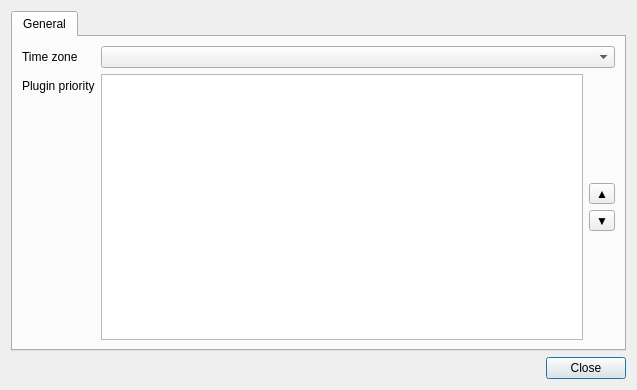
<?xml version="1.0" encoding="UTF-8"?>
<ui version="4.0">
 <class>Dialog</class>
 <widget class="QDialog" name="Dialog">
  <property name="geometry">
   <rect>
    <x>0</x>
    <y>0</y>
    <width>637</width>
    <height>390</height>
   </rect>
  </property>
  <property name="windowTitle">
   <string>Dialog</string>
  </property>
  <layout class="QVBoxLayout" name="verticalLayout">
   <item>
    <widget class="QTabWidget" name="tabWidget">
     <property name="currentIndex">
      <number>0</number>
     </property>
     <widget class="QWidget" name="generalOptions">
      <attribute name="title">
       <string>General</string>
      </attribute>
      <layout class="QFormLayout" name="formLayout_2">
       <property name="fieldGrowthPolicy">
        <enum>QFormLayout::AllNonFixedFieldsGrow</enum>
       </property>
       <item row="0" column="0">
        <widget class="QLabel" name="testLabel">
         <property name="text">
          <string>Time zone</string>
         </property>
        </widget>
       </item>
       <item row="0" column="1">
        <widget class="QComboBox" name="timezone">
         <item>
          <property name="text">
           <string/>
          </property>
         </item>
         <item>
          <property name="text">
           <string>Acre Time (ACT) UTC-05:00</string>
          </property>
         </item>
         <item>
          <property name="text">
           <string>Afghanistan Time (AFT) UTC+04:30</string>
          </property>
         </item>
         <item>
          <property name="text">
           <string>AIX specific equivalent of Central European Time (DFT) UTC+01:00</string>
          </property>
         </item>
         <item>
          <property name="text">
           <string>Alaska Daylight Time (AKDT) UTC-08:00</string>
          </property>
         </item>
         <item>
          <property name="text">
           <string>Alaska Standard Time (AKST) UTC-09:00</string>
          </property>
         </item>
         <item>
          <property name="text">
           <string>Amazon Summer Time (Brazil) (AMST) UTC-03:00</string>
          </property>
         </item>
         <item>
          <property name="text">
           <string>Amazon Time (Brazil) (AMT) UTC-04:00</string>
          </property>
         </item>
         <item>
          <property name="text">
           <string>Arabia Standard Time (AST) UTC+03:00</string>
          </property>
         </item>
         <item>
          <property name="text">
           <string>Argentina Time (ART) UTC-03:00</string>
          </property>
         </item>
         <item>
          <property name="text">
           <string>Armenia Time (AMT) UTC+04:00</string>
          </property>
         </item>
         <item>
          <property name="text">
           <string>Atlantic Daylight Time (ADT) UTC-03:00</string>
          </property>
         </item>
         <item>
          <property name="text">
           <string>Atlantic Standard Time (AST) UTC-04:00</string>
          </property>
         </item>
         <item>
          <property name="text">
           <string>Australian Central Daylight Savings Time (ACDT) UTC+10:30</string>
          </property>
         </item>
         <item>
          <property name="text">
           <string>Australian Central Standard Time (ACST) UTC+09:30</string>
          </property>
         </item>
         <item>
          <property name="text">
           <string>Australian Eastern Daylight Savings Time (AEDT) UTC+11:00</string>
          </property>
         </item>
         <item>
          <property name="text">
           <string>Australian Eastern Standard Time (AEST) UTC+10:00</string>
          </property>
         </item>
         <item>
          <property name="text">
           <string>Australian Western Standard Time (AWST) UTC+08:00</string>
          </property>
         </item>
         <item>
          <property name="text">
           <string>Azerbaijan Time (AZT) UTC+04:00</string>
          </property>
         </item>
         <item>
          <property name="text">
           <string>Azores Standard Time (AZOT) UTC-01:00</string>
          </property>
         </item>
         <item>
          <property name="text">
           <string>Azores Summer Time (AZOST) UTC+00:00</string>
          </property>
         </item>
         <item>
          <property name="text">
           <string>Baker Island Time (BIT) UTC-12:00</string>
          </property>
         </item>
         <item>
          <property name="text">
           <string>Bangladesh Standard Time (BST) UTC+06:00</string>
          </property>
         </item>
         <item>
          <property name="text">
           <string>Bhutan Time (BTT) UTC+06:00</string>
          </property>
         </item>
         <item>
          <property name="text">
           <string>Bolivia Time (BOT) UTC-04:00</string>
          </property>
         </item>
         <item>
          <property name="text">
           <string>Bougainville Standard Time (BST) UTC+11:00</string>
          </property>
         </item>
         <item>
          <property name="text">
           <string>Brasilia Summer Time (BRST) UTC-02:00</string>
          </property>
         </item>
         <item>
          <property name="text">
           <string>Brasilia Time (BRT) UTC-03:00</string>
          </property>
         </item>
         <item>
          <property name="text">
           <string>British Indian Ocean Time (BIOT) UTC+06:00</string>
          </property>
         </item>
         <item>
          <property name="text">
           <string>Brunei Time (BDT) UTC+08:00</string>
          </property>
         </item>
         <item>
          <property name="text">
           <string>Cape Verde Time (CVT) UTC-01:00</string>
          </property>
         </item>
         <item>
          <property name="text">
           <string>Central Africa Time (CAT) UTC+02:00</string>
          </property>
         </item>
         <item>
          <property name="text">
           <string>Central Daylight Time (North America) (CDT) UTC-05:00</string>
          </property>
         </item>
         <item>
          <property name="text">
           <string>Central European Summer Time (Cf. HAEC) (CEST) UTC+02:00</string>
          </property>
         </item>
         <item>
          <property name="text">
           <string>Central European Time (CET) UTC+01:00</string>
          </property>
         </item>
         <item>
          <property name="text">
           <string>Central Indonesia Time (CIT) UTC+08:00</string>
          </property>
         </item>
         <item>
          <property name="text">
           <string>Central Standard Time (Australia) (ACST) UTC+09:30</string>
          </property>
         </item>
         <item>
          <property name="text">
           <string>Central Standard Time (North America) (CST) UTC-06:00</string>
          </property>
         </item>
         <item>
          <property name="text">
           <string>Central Summer Time (Australia) (ACDT) UTC+10:30</string>
          </property>
         </item>
         <item>
          <property name="text">
           <string>Central Western Standard Time (Australia) unofficial (CWST) UTC+08:45</string>
          </property>
         </item>
         <item>
          <property name="text">
           <string>Chamorro Standard Time (CHST) UTC+10:00</string>
          </property>
         </item>
         <item>
          <property name="text">
           <string>Chatham Daylight Time (CHADT) UTC+13:45</string>
          </property>
         </item>
         <item>
          <property name="text">
           <string>Chatham Standard Time (CHAST) UTC+12:45</string>
          </property>
         </item>
         <item>
          <property name="text">
           <string>Chile Standard Time (CLT) UTC-04:00</string>
          </property>
         </item>
         <item>
          <property name="text">
           <string>Chile Summer Time (CLST) UTC-03:00</string>
          </property>
         </item>
         <item>
          <property name="text">
           <string>China Standard Time (CST) UTC+08:00</string>
          </property>
         </item>
         <item>
          <property name="text">
           <string>China time (CT) UTC+08:00</string>
          </property>
         </item>
         <item>
          <property name="text">
           <string>Choibalsan Standard Time (CHOT) UTC+08:00</string>
          </property>
         </item>
         <item>
          <property name="text">
           <string>Choibalsan Summer Time (CHOST) UTC+09:00</string>
          </property>
         </item>
         <item>
          <property name="text">
           <string>Christmas Island Time (CXT) UTC+07:00</string>
          </property>
         </item>
         <item>
          <property name="text">
           <string>Chuuk Time (CHUT) UTC+10:00</string>
          </property>
         </item>
         <item>
          <property name="text">
           <string>Clipperton Island Standard Time (CIST) UTC-08:00</string>
          </property>
         </item>
         <item>
          <property name="text">
           <string>Cocos Islands Time (CCT) UTC+06:30</string>
          </property>
         </item>
         <item>
          <property name="text">
           <string>Colombia Summer Time (COST) UTC-04:00</string>
          </property>
         </item>
         <item>
          <property name="text">
           <string>Colombia Time (COT) UTC-05:00</string>
          </property>
         </item>
         <item>
          <property name="text">
           <string>Cook Island Time (CKT) UTC-10:00</string>
          </property>
         </item>
         <item>
          <property name="text">
           <string>Coordinated Universal Time (UTC) UTC+00:00</string>
          </property>
         </item>
         <item>
          <property name="text">
           <string>Cuba Daylight Time (CDT) UTC-04:00</string>
          </property>
         </item>
         <item>
          <property name="text">
           <string>Cuba Standard Time (CST) UTC-05:00</string>
          </property>
         </item>
         <item>
          <property name="text">
           <string>Davis Time (DAVT) UTC+07:00</string>
          </property>
         </item>
         <item>
          <property name="text">
           <string>Dumont d'Urville Time (DDUT) UTC+10:00</string>
          </property>
         </item>
         <item>
          <property name="text">
           <string>East Africa Time (EAT) UTC+03:00</string>
          </property>
         </item>
         <item>
          <property name="text">
           <string>Easter Island Standard Time (EAST) UTC-06:00</string>
          </property>
         </item>
         <item>
          <property name="text">
           <string>Easter Island Summer Time (EASST) UTC-05:00</string>
          </property>
         </item>
         <item>
          <property name="text">
           <string>Eastern Caribbean Time (ECT) UTC-04:00</string>
          </property>
         </item>
         <item>
          <property name="text">
           <string>Eastern Daylight Time (North America) (EDT) UTC-04:00</string>
          </property>
         </item>
         <item>
          <property name="text">
           <string>Eastern European Summer Time (EEST) UTC+03:00</string>
          </property>
         </item>
         <item>
          <property name="text">
           <string>Eastern European Time (EET) UTC+02:00</string>
          </property>
         </item>
         <item>
          <property name="text">
           <string>Eastern Greenland Summer Time (EGST) UTC+00:00</string>
          </property>
         </item>
         <item>
          <property name="text">
           <string>Eastern Greenland Time (EGT) UTC-01:00</string>
          </property>
         </item>
         <item>
          <property name="text">
           <string>Eastern Indonesian Time (EIT) UTC+09:00</string>
          </property>
         </item>
         <item>
          <property name="text">
           <string>Eastern Standard Time (Australia) (AEST) UTC+10:00</string>
          </property>
         </item>
         <item>
          <property name="text">
           <string>Eastern Standard Time (North America) (EST) UTC-05:00</string>
          </property>
         </item>
         <item>
          <property name="text">
           <string>Eastern Summer Time (Australia) (AEDT) UTC+11:00</string>
          </property>
         </item>
         <item>
          <property name="text">
           <string>Ecuador Time (ECT) UTC-05:00</string>
          </property>
         </item>
         <item>
          <property name="text">
           <string>Falkland Islands Summer Time (FKST) UTC-03:00</string>
          </property>
         </item>
         <item>
          <property name="text">
           <string>Falkland Islands Time (FKT) UTC-04:00</string>
          </property>
         </item>
         <item>
          <property name="text">
           <string>Fernando de Noronha Time (FNT) UTC-02:00</string>
          </property>
         </item>
         <item>
          <property name="text">
           <string>Fiji Time (FJT) UTC+12:00</string>
          </property>
         </item>
         <item>
          <property name="text">
           <string>French Guiana Time (GFT) UTC-03:00</string>
          </property>
         </item>
         <item>
          <property name="text">
           <string>Further-eastern European Time (FET) UTC+03:00</string>
          </property>
         </item>
         <item>
          <property name="text">
           <string>Galapagos Time (GALT) UTC-06:00</string>
          </property>
         </item>
         <item>
          <property name="text">
           <string>Gambier Island Time (GIT) UTC-09:00</string>
          </property>
         </item>
         <item>
          <property name="text">
           <string>Gambier Islands (GAMT) UTC-09:00</string>
          </property>
         </item>
         <item>
          <property name="text">
           <string>Georgia Standard Time (GET) UTC+04:00</string>
          </property>
         </item>
         <item>
          <property name="text">
           <string>Gilbert Island Time (GILT) UTC+12:00</string>
          </property>
         </item>
         <item>
          <property name="text">
           <string>Greenwich Mean Time (GMT) UTC+00:00</string>
          </property>
         </item>
         <item>
          <property name="text">
           <string>Gulf Standard Time (GST) UTC+04:00</string>
          </property>
         </item>
         <item>
          <property name="text">
           <string>Guyana Time (GYT) UTC-04:00</string>
          </property>
         </item>
         <item>
          <property name="text">
           <string>Hawaii-Aleutian Daylight Time (HADT) UTC-09:00</string>
          </property>
         </item>
         <item>
          <property name="text">
           <string>Hawaii-Aleutian Standard Time (HAST) UTC-10:00</string>
          </property>
         </item>
         <item>
          <property name="text">
           <string>Heard and McDonald Islands Time (HMT) UTC+05:00</string>
          </property>
         </item>
         <item>
          <property name="text">
           <string>Heure Avancée d'Europe Centrale francised name for CEST (HAEC) UTC+02:00</string>
          </property>
         </item>
         <item>
          <property name="text">
           <string>Hong Kong Time (HKT) UTC+08:00</string>
          </property>
         </item>
         <item>
          <property name="text">
           <string>Indian Ocean Time (IOT) UTC+03:00</string>
          </property>
         </item>
         <item>
          <property name="text">
           <string>Indian Standard Time (IST) UTC+05:30</string>
          </property>
         </item>
         <item>
          <property name="text">
           <string>Indian/Kerguelen (TFT) UTC+05:00</string>
          </property>
         </item>
         <item>
          <property name="text">
           <string>Indochina Time (ICT) UTC+07:00</string>
          </property>
         </item>
         <item>
          <property name="text">
           <string>Iran Daylight Time (IRDT) UTC+04:30</string>
          </property>
         </item>
         <item>
          <property name="text">
           <string>Iran Standard Time (IRST) UTC+03:30</string>
          </property>
         </item>
         <item>
          <property name="text">
           <string>Irish Standard Time (IST) UTC+01:00</string>
          </property>
         </item>
         <item>
          <property name="text">
           <string>Irkutsk Time (IRKT) UTC+08:00</string>
          </property>
         </item>
         <item>
          <property name="text">
           <string>Israel Daylight Time (IDT) UTC+03:00</string>
          </property>
         </item>
         <item>
          <property name="text">
           <string>Israel Standard Time (IST) UTC+02:00</string>
          </property>
         </item>
         <item>
          <property name="text">
           <string>Japan Standard Time (JST) UTC+09:00</string>
          </property>
         </item>
         <item>
          <property name="text">
           <string>Kaliningrad Time (USZ1) UTC+02:00</string>
          </property>
         </item>
         <item>
          <property name="text">
           <string>Kamchatka Time (PETT) UTC+12:00</string>
          </property>
         </item>
         <item>
          <property name="text">
           <string>Khovd Standard Time (HOVT) UTC+07:00</string>
          </property>
         </item>
         <item>
          <property name="text">
           <string>Khovd Summer Time (HOVST) UTC+08:00</string>
          </property>
         </item>
         <item>
          <property name="text">
           <string>Korea Standard Time (KST) UTC+09:00</string>
          </property>
         </item>
         <item>
          <property name="text">
           <string>Kosrae Time (KOST) UTC+11:00</string>
          </property>
         </item>
         <item>
          <property name="text">
           <string>Krasnoyarsk Time (KRAT) UTC+07:00</string>
          </property>
         </item>
         <item>
          <property name="text">
           <string>Kyrgyzstan time (KGT) UTC+06:00</string>
          </property>
         </item>
         <item>
          <property name="text">
           <string>Line Islands Time (LINT) UTC+14:00</string>
          </property>
         </item>
         <item>
          <property name="text">
           <string>Lord Howe Standard Time (LHST) UTC+10:30</string>
          </property>
         </item>
         <item>
          <property name="text">
           <string>Lord Howe Summer Time (LHST) UTC+11:00</string>
          </property>
         </item>
         <item>
          <property name="text">
           <string>Macquarie Island Station Time (MIST) UTC+11:00</string>
          </property>
         </item>
         <item>
          <property name="text">
           <string>Magadan Time (MAGT) UTC+12:00</string>
          </property>
         </item>
         <item>
          <property name="text">
           <string>Malaysia Standard Time (MST) UTC+08:00</string>
          </property>
         </item>
         <item>
          <property name="text">
           <string>Malaysia Time (MYT) UTC+08:00</string>
          </property>
         </item>
         <item>
          <property name="text">
           <string>Maldives Time (MVT) UTC+05:00</string>
          </property>
         </item>
         <item>
          <property name="text">
           <string>Marquesas Islands Time (MART) UTC-09:30</string>
          </property>
         </item>
         <item>
          <property name="text">
           <string>Marquesas Islands Time (MIT) UTC-09:30</string>
          </property>
         </item>
         <item>
          <property name="text">
           <string>Marshall Islands (MHT) UTC+12:00</string>
          </property>
         </item>
         <item>
          <property name="text">
           <string>Mauritius Time (MUT) UTC+04:00</string>
          </property>
         </item>
         <item>
          <property name="text">
           <string>Mawson Station Time (MAWT) UTC+05:00</string>
          </property>
         </item>
         <item>
          <property name="text">
           <string>Middle European Summer Time Same zone as CEST (MEST) UTC+02:00</string>
          </property>
         </item>
         <item>
          <property name="text">
           <string>Middle European Time Same zone as CET (MET) UTC+01:00</string>
          </property>
         </item>
         <item>
          <property name="text">
           <string>Moscow Time (MSK) UTC+03:00</string>
          </property>
         </item>
         <item>
          <property name="text">
           <string>Mountain Daylight Time (North America) (MDT) UTC-06:00</string>
          </property>
         </item>
         <item>
          <property name="text">
           <string>Mountain Standard Time (North America) (MST) UTC-07:00</string>
          </property>
         </item>
         <item>
          <property name="text">
           <string>Myanmar Standard Time (MMT) UTC+06:30</string>
          </property>
         </item>
         <item>
          <property name="text">
           <string>Nepal Time (NPT) UTC+05:45</string>
          </property>
         </item>
         <item>
          <property name="text">
           <string>New Caledonia Time (NCT) UTC+11:00</string>
          </property>
         </item>
         <item>
          <property name="text">
           <string>New Zealand Daylight Time (NZDT) UTC+13:00</string>
          </property>
         </item>
         <item>
          <property name="text">
           <string>New Zealand Standard Time (NZST) UTC+12:00</string>
          </property>
         </item>
         <item>
          <property name="text">
           <string>Newfoundland Daylight Time (NDT) UTC-02:30</string>
          </property>
         </item>
         <item>
          <property name="text">
           <string>Newfoundland Standard Time (NST) UTC-03:30</string>
          </property>
         </item>
         <item>
          <property name="text">
           <string>Newfoundland Time (NT) UTC-03:30</string>
          </property>
         </item>
         <item>
          <property name="text">
           <string>Niue Time (NUT) UTC-11:00</string>
          </property>
         </item>
         <item>
          <property name="text">
           <string>Norfolk Time (NFT) UTC+11:00</string>
          </property>
         </item>
         <item>
          <property name="text">
           <string>Omsk Time (OMST) UTC+06:00</string>
          </property>
         </item>
         <item>
          <property name="text">
           <string>Oral Time (ORAT) UTC+05:00</string>
          </property>
         </item>
         <item>
          <property name="text">
           <string>Pacific Daylight Time (North America) (PDT) UTC-07:00</string>
          </property>
         </item>
         <item>
          <property name="text">
           <string>Pacific Standard Time (North America) (PST) UTC-08:00</string>
          </property>
         </item>
         <item>
          <property name="text">
           <string>Pakistan Standard Time (PKT) UTC+05:00</string>
          </property>
         </item>
         <item>
          <property name="text">
           <string>Papua New Guinea Time (PGT) UTC+10:00</string>
          </property>
         </item>
         <item>
          <property name="text">
           <string>Paraguay Summer Time (South America) (PYST) UTC-03:00</string>
          </property>
         </item>
         <item>
          <property name="text">
           <string>Paraguay Time (South America) (PYT) UTC-04:00</string>
          </property>
         </item>
         <item>
          <property name="text">
           <string>Peru Time (PET) UTC-05:00</string>
          </property>
         </item>
         <item>
          <property name="text">
           <string>Philippine Standard Time (PST) UTC+08:00</string>
          </property>
         </item>
         <item>
          <property name="text">
           <string>Philippine Time (PHT) UTC+08:00</string>
          </property>
         </item>
         <item>
          <property name="text">
           <string>Phoenix Island Time (PHOT) UTC+13:00</string>
          </property>
         </item>
         <item>
          <property name="text">
           <string>Pohnpei Standard Time (PONT) UTC+11:00</string>
          </property>
         </item>
         <item>
          <property name="text">
           <string>Réunion Time (RET) UTC+04:00</string>
          </property>
         </item>
         <item>
          <property name="text">
           <string>Rothera Research Station Time (ROTT) UTC-03:00</string>
          </property>
         </item>
         <item>
          <property name="text">
           <string>Saint Pierre and Miquelon Daylight time (PMDT) UTC-02:00</string>
          </property>
         </item>
         <item>
          <property name="text">
           <string>Saint Pierre and Miquelon Standard Time (PMST) UTC-03:00</string>
          </property>
         </item>
         <item>
          <property name="text">
           <string>Sakhalin Island time (SAKT) UTC+11:00</string>
          </property>
         </item>
         <item>
          <property name="text">
           <string>Samara Time (SAMT) UTC+04:00</string>
          </property>
         </item>
         <item>
          <property name="text">
           <string>Samoa Standard Time (SST) UTC-11:00</string>
          </property>
         </item>
         <item>
          <property name="text">
           <string>Seychelles Time (SCT) UTC+04:00</string>
          </property>
         </item>
         <item>
          <property name="text">
           <string>Showa Station Time (SYOT) UTC+03:00</string>
          </property>
         </item>
         <item>
          <property name="text">
           <string>Singapore Standard Time (SST) UTC+08:00</string>
          </property>
         </item>
         <item>
          <property name="text">
           <string>Singapore Time (SGT) UTC+08:00</string>
          </property>
         </item>
         <item>
          <property name="text">
           <string>Solomon Islands Time (SBT) UTC+11:00</string>
          </property>
         </item>
         <item>
          <property name="text">
           <string>South African Standard Time (SAST) UTC+02:00</string>
          </property>
         </item>
         <item>
          <property name="text">
           <string>South Georgia and the South Sandwich Islands (GST) UTC-02:00</string>
          </property>
         </item>
         <item>
          <property name="text">
           <string>Srednekolymsk Time (SRET) UTC+11:00</string>
          </property>
         </item>
         <item>
          <property name="text">
           <string>Sri Lanka Standard Time (SLST) UTC+05:30</string>
          </property>
         </item>
         <item>
          <property name="text">
           <string>Suriname Time (SRT) UTC-03:00</string>
          </property>
         </item>
         <item>
          <property name="text">
           <string>Tahiti Time (TAHT) UTC-10:00</string>
          </property>
         </item>
         <item>
          <property name="text">
           <string>Tajikistan Time (TJT) UTC+05:00</string>
          </property>
         </item>
         <item>
          <property name="text">
           <string>Thailand Standard Time (THA) UTC+07:00</string>
          </property>
         </item>
         <item>
          <property name="text">
           <string>Timor Leste Time (TLT) UTC+09:00</string>
          </property>
         </item>
         <item>
          <property name="text">
           <string>Tokelau Time (TKT) UTC+13:00</string>
          </property>
         </item>
         <item>
          <property name="text">
           <string>Tonga Time (TOT) UTC+13:00</string>
          </property>
         </item>
         <item>
          <property name="text">
           <string>Turkey Time (TRT) UTC+03:00</string>
          </property>
         </item>
         <item>
          <property name="text">
           <string>Turkmenistan Time (TMT) UTC+05:00</string>
          </property>
         </item>
         <item>
          <property name="text">
           <string>Tuvalu Time (TVT) UTC+12:00</string>
          </property>
         </item>
         <item>
          <property name="text">
           <string>Ulaanbaatar Standard Time (ULAT) UTC+08:00</string>
          </property>
         </item>
         <item>
          <property name="text">
           <string>Ulaanbaatar Summer Time (ULAST) UTC+09:00</string>
          </property>
         </item>
         <item>
          <property name="text">
           <string>Uruguay Standard Time (UYT) UTC-03:00</string>
          </property>
         </item>
         <item>
          <property name="text">
           <string>Uruguay Summer Time (UYST) UTC-02:00</string>
          </property>
         </item>
         <item>
          <property name="text">
           <string>Uzbekistan Time (UZT) UTC+05:00</string>
          </property>
         </item>
         <item>
          <property name="text">
           <string>Vanuatu Time (VUT) UTC+11:00</string>
          </property>
         </item>
         <item>
          <property name="text">
           <string>Venezuelan Standard Time (VET) UTC-04:00</string>
          </property>
         </item>
         <item>
          <property name="text">
           <string>Vladivostok Time (VLAT) UTC+10:00</string>
          </property>
         </item>
         <item>
          <property name="text">
           <string>Volgograd Time (VOLT) UTC+04:00</string>
          </property>
         </item>
         <item>
          <property name="text">
           <string>Vostok Station Time (VOST) UTC+06:00</string>
          </property>
         </item>
         <item>
          <property name="text">
           <string>Wake Island Time (WAKT) UTC+12:00</string>
          </property>
         </item>
         <item>
          <property name="text">
           <string>West Africa Summer Time (WAST) UTC+02:00</string>
          </property>
         </item>
         <item>
          <property name="text">
           <string>West Africa Time (WAT) UTC+01:00</string>
          </property>
         </item>
         <item>
          <property name="text">
           <string>Western European Summer Time (WEST) UTC+01:00</string>
          </property>
         </item>
         <item>
          <property name="text">
           <string>Western European Time (WET) UTC+00:00</string>
          </property>
         </item>
         <item>
          <property name="text">
           <string>Western Indonesian Time (WIT) UTC+07:00</string>
          </property>
         </item>
         <item>
          <property name="text">
           <string>Western Standard Time (WST) UTC+08:00</string>
          </property>
         </item>
         <item>
          <property name="text">
           <string>Yakutsk Time (YAKT) UTC+09:00</string>
          </property>
         </item>
         <item>
          <property name="text">
           <string>Yekaterinburg Time (YEKT) UTC+05:00</string>
          </property>
         </item>
        </widget>
       </item>
       <item row="1" column="0">
        <widget class="QLabel" name="label">
         <property name="text">
          <string>Plugin priority</string>
         </property>
        </widget>
       </item>
       <item row="1" column="1">
        <layout class="QHBoxLayout" name="horizontalLayout_2">
         <item>
          <widget class="QListWidget" name="pluginPriorityList">
           <property name="sortingEnabled">
            <bool>false</bool>
           </property>
          </widget>
         </item>
         <item>
          <layout class="QVBoxLayout" name="verticalLayout_2">
           <item>
            <spacer name="verticalSpacer">
             <property name="orientation">
              <enum>Qt::Vertical</enum>
             </property>
             <property name="sizeHint" stdset="0">
              <size>
               <width>20</width>
               <height>40</height>
              </size>
             </property>
            </spacer>
           </item>
           <item>
            <widget class="QToolButton" name="pluginPriorityUp">
             <property name="text">
              <string>▲</string>
             </property>
            </widget>
           </item>
           <item>
            <widget class="QToolButton" name="pluginPriorityDown">
             <property name="text">
              <string>▼</string>
             </property>
            </widget>
           </item>
           <item>
            <spacer name="verticalSpacer_2">
             <property name="orientation">
              <enum>Qt::Vertical</enum>
             </property>
             <property name="sizeHint" stdset="0">
              <size>
               <width>20</width>
               <height>40</height>
              </size>
             </property>
            </spacer>
           </item>
          </layout>
         </item>
        </layout>
       </item>
      </layout>
     </widget>
    </widget>
   </item>
   <item>
    <widget class="QDialogButtonBox" name="buttonBox">
     <property name="orientation">
      <enum>Qt::Horizontal</enum>
     </property>
     <property name="standardButtons">
      <set>QDialogButtonBox::Close</set>
     </property>
    </widget>
   </item>
  </layout>
 </widget>
 <tabstops>
  <tabstop>tabWidget</tabstop>
  <tabstop>timezone</tabstop>
  <tabstop>pluginPriorityList</tabstop>
  <tabstop>pluginPriorityUp</tabstop>
  <tabstop>pluginPriorityDown</tabstop>
  <tabstop>buttonBox</tabstop>
 </tabstops>
 <resources/>
 <connections>
  <connection>
   <sender>buttonBox</sender>
   <signal>accepted()</signal>
   <receiver>Dialog</receiver>
   <slot>accept()</slot>
   <hints>
    <hint type="sourcelabel">
     <x>257</x>
     <y>380</y>
    </hint>
    <hint type="destinationlabel">
     <x>157</x>
     <y>274</y>
    </hint>
   </hints>
  </connection>
  <connection>
   <sender>buttonBox</sender>
   <signal>rejected()</signal>
   <receiver>Dialog</receiver>
   <slot>reject()</slot>
   <hints>
    <hint type="sourcelabel">
     <x>325</x>
     <y>380</y>
    </hint>
    <hint type="destinationlabel">
     <x>286</x>
     <y>274</y>
    </hint>
   </hints>
  </connection>
 </connections>
</ui>
